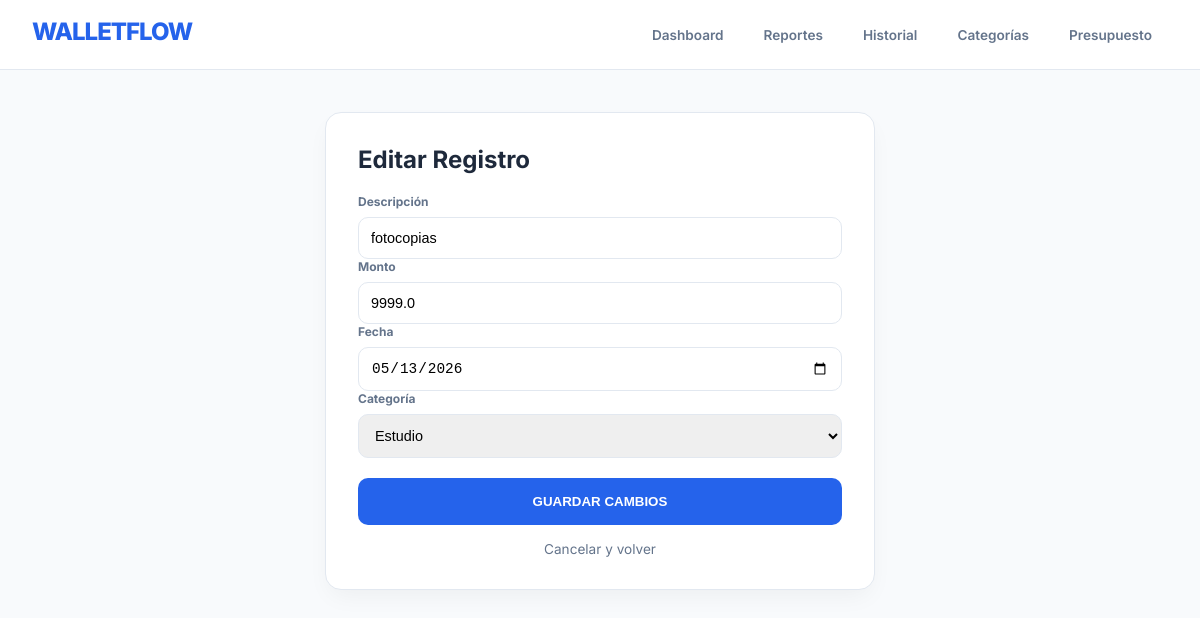
The page /editar/4 on the database its author committed.
### tables this page shows
CREATE TABLE gastos 
                      (id INTEGER PRIMARY KEY AUTOINCREMENT, 
                       descripcion TEXT NOT NULL, 
                       monto REAL NOT NULL, 
                       categoria_id INTEGER, 
                       fecha TEXT NOT NULL,
                       FOREIGN KEY (categoria_id) REFERENCES categorias(id));

### app.py (the view, shortened to what this page needs)
@app.route('/editar/<int:id>', methods=['GET', 'POST'])
def editar_gasto(id):
    conn = get_db_connection()
    gasto = conn.execute("SELECT * FROM gastos WHERE id = ?", (id,)).fetchone()
    categorias = conn.execute("SELECT * FROM categorias").fetchall()
    conn.close()
    return render_template('editar.html', gasto=gasto, categorias=categorias)

### app.py (called while the page is built)
def get_db_connection():
    conn = sqlite3.connect('gastos.db')
    conn.row_factory = sqlite3.Row
    return conn

### templates/editar.html
{% extends "layout.html" %}
{% block content %}
<div class="card" style="max-width:550px; margin: 0 auto;">
    <h2 style="margin-top: 0;">Editar Registro</h2>
    <form action="/editar/{{ gasto.id }}" method="POST">
        <label>Descripción</label>
        <input type="text" name="descripcion" value="{{ gasto.descripcion }}" required>
        <label>Monto</label>
        <input type="number" name="monto" value="{{ gasto.monto }}" required>
        <label>Fecha</label>
        <input type="date" name="fecha" value="{{ gasto.fecha }}" required>
        <label>Categoría</label>
        <select name="categoria_id">
            {% for c in categorias %}
            <option value="{{ c.id }}" {{ 'selected' if gasto.categoria_id == c.id }}>{{ c.nombre }}</option>
            {% endfor %}
        </select>
        <br><br>
        <button type="submit" class="btn-primary" style="width:100%; padding: 1rem;">GUARDAR CAMBIOS</button>
        <a href="/" style="display: block; text-align: center; margin-top: 1rem; color: var(--text-muted); text-decoration: none; font-size: 0.85rem;">Cancelar y volver</a>
    </form>
</div>
{% endblock %}

### static/css/style.css (style rules this page uses)
:root { --primary: #2563eb; --primary-dark: #1e40af; --primary-soft: #dbeafe; --success: #10b981; --danger: #ef4444; --warning: #f59e0b; --bg: #f8fafc; --card: #ffffff; --text-main: #1e293b; --text-muted: #64748b; --border: #e2e8f0; --radius: 16px; --shadow: 0 10px 25px -5px rgba(0, 0, 0, 0.05); }
* { box-sizing: border-box; transition: all 0.2s ease; }
body { font-family: 'Inter', sans-serif; background-color: var(--bg); color: var(--text-main); margin: 0; padding-top: 80px; }
.card { background: var(--card); border-radius: var(--radius); padding: 2rem; box-shadow: var(--shadow); margin-bottom: 2rem; border: 1px solid var(--border); }
label { font-size: 0.75rem; font-weight: 700; color: var(--text-muted); margin-bottom: 0.5rem; display: block; }
input, select { width: 100%; padding: 0.75rem; border: 1.5px solid var(--border); border-radius: 10px; font-size: 0.9rem; }
.btn-primary { background: var(--primary); color: white; border: none; padding: 0.8rem 1.5rem; border-radius: 10px; font-weight: 700; cursor: pointer; }

### rows shown on the page
gastos: descripcion "fotocopias", monto "9999.0", fecha "05/13/2026"

### other values the page prints
form field categoria_id "Estudio"
